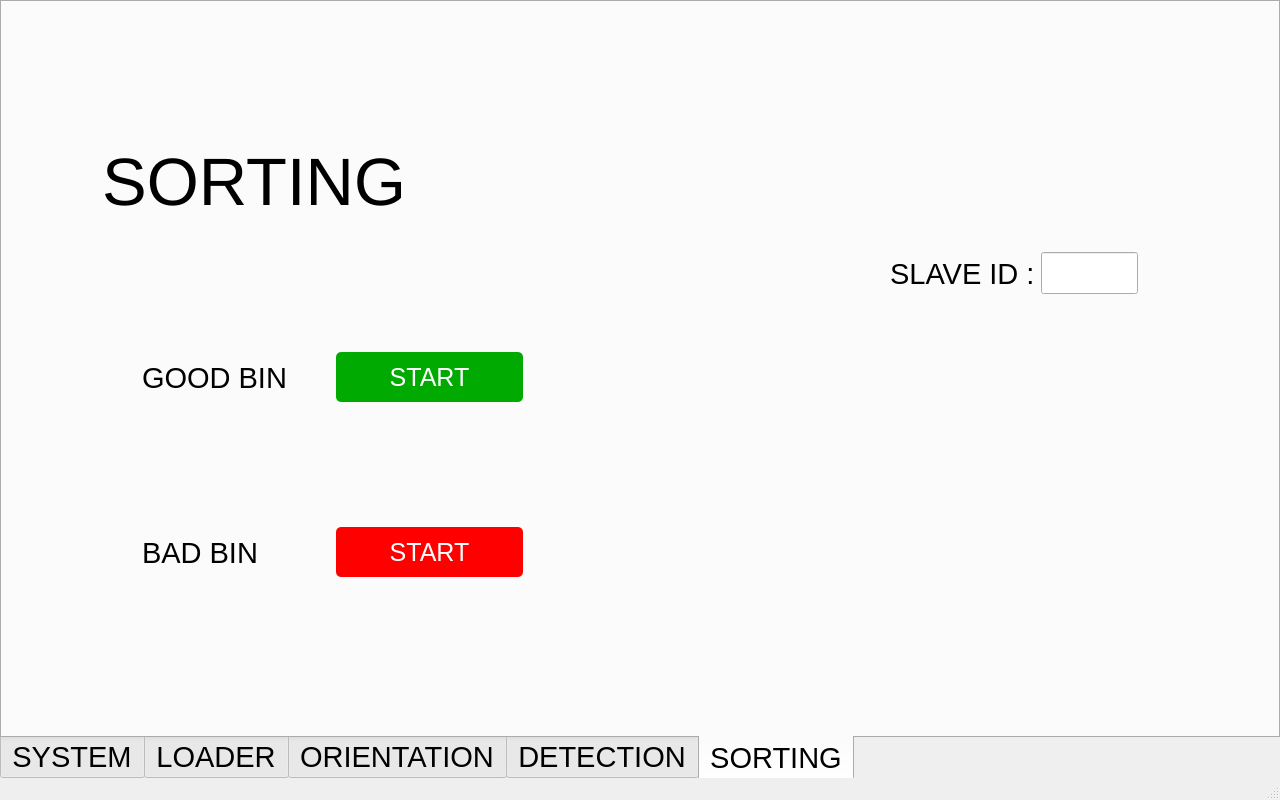
<?xml version="1.0" encoding="UTF-8"?>
<ui version="4.0">
 <class>MainWindow</class>
 <widget class="QMainWindow" name="MainWindow">
  <property name="geometry">
   <rect>
    <x>0</x>
    <y>0</y>
    <width>1280</width>
    <height>800</height>
   </rect>
  </property>
  <property name="minimumSize">
   <size>
    <width>1280</width>
    <height>800</height>
   </size>
  </property>
  <property name="maximumSize">
   <size>
    <width>1280</width>
    <height>800</height>
   </size>
  </property>
  <property name="windowTitle">
   <string>MainWindow</string>
  </property>
  <widget class="QWidget" name="centralwidget">
   <property name="maximumSize">
    <size>
     <width>1280</width>
     <height>800</height>
    </size>
   </property>
   <widget class="QTabWidget" name="tabWidget">
    <property name="geometry">
     <rect>
      <x>0</x>
      <y>0</y>
      <width>1280</width>
      <height>781</height>
     </rect>
    </property>
    <property name="sizePolicy">
     <sizepolicy hsizetype="Preferred" vsizetype="Preferred">
      <horstretch>0</horstretch>
      <verstretch>0</verstretch>
     </sizepolicy>
    </property>
    <property name="minimumSize">
     <size>
      <width>1280</width>
      <height>781</height>
     </size>
    </property>
    <property name="maximumSize">
     <size>
      <width>1280</width>
      <height>781</height>
     </size>
    </property>
    <property name="font">
     <font>
      <pointsize>22</pointsize>
     </font>
    </property>
    <property name="focusPolicy">
     <enum>Qt::TabFocus</enum>
    </property>
    <property name="layoutDirection">
     <enum>Qt::LeftToRight</enum>
    </property>
    <property name="tabPosition">
     <enum>QTabWidget::South</enum>
    </property>
    <property name="tabShape">
     <enum>QTabWidget::Rounded</enum>
    </property>
    <property name="currentIndex">
     <number>4</number>
    </property>
    <property name="usesScrollButtons">
     <bool>false</bool>
    </property>
    <widget class="QWidget" name="system">
     <attribute name="title">
      <string>SYSTEM</string>
     </attribute>
     <widget class="QLabel" name="logo">
      <property name="geometry">
       <rect>
        <x>20</x>
        <y>20</y>
        <width>270</width>
        <height>80</height>
       </rect>
      </property>
      <property name="minimumSize">
       <size>
        <width>270</width>
        <height>80</height>
       </size>
      </property>
      <property name="maximumSize">
       <size>
        <width>270</width>
        <height>80</height>
       </size>
      </property>
      <property name="text">
       <string/>
      </property>
      <property name="pixmap">
       <pixmap>calyxtract.jpeg</pixmap>
      </property>
      <property name="scaledContents">
       <bool>true</bool>
      </property>
     </widget>
     <widget class="QLabel" name="system">
      <property name="enabled">
       <bool>true</bool>
      </property>
      <property name="geometry">
       <rect>
        <x>100</x>
        <y>150</y>
        <width>250</width>
        <height>60</height>
       </rect>
      </property>
      <property name="font">
       <font>
        <pointsize>50</pointsize>
        <weight>50</weight>
        <bold>false</bold>
       </font>
      </property>
      <property name="text">
       <string>SYSTEM</string>
      </property>
      <property name="alignment">
       <set>Qt::AlignCenter</set>
      </property>
     </widget>
     <widget class="QWidget" name="layoutWidget">
      <property name="geometry">
       <rect>
        <x>160</x>
        <y>340</y>
        <width>451</width>
        <height>91</height>
       </rect>
      </property>
      <layout class="QHBoxLayout" name="horizontalLayout_7">
       <item>
        <widget class="QLabel" name="systemStart">
         <property name="text">
          <string>SYSTEM START</string>
         </property>
        </widget>
       </item>
       <item>
        <widget class="QPushButton" name="start">
         <property name="sizePolicy">
          <sizepolicy hsizetype="Preferred" vsizetype="Preferred">
           <horstretch>0</horstretch>
           <verstretch>0</verstretch>
          </sizepolicy>
         </property>
         <property name="maximumSize">
          <size>
           <width>200</width>
           <height>50</height>
          </size>
         </property>
         <property name="font">
          <font>
           <pointsize>19</pointsize>
          </font>
         </property>
         <property name="styleSheet">
          <string notr="true">background:rgb(0, 170, 0);color:rgb(255, 255, 255);border-radius:5px;</string>
         </property>
         <property name="text">
          <string>Start</string>
         </property>
         <property name="checkable">
          <bool>false</bool>
         </property>
         <property name="checked">
          <bool>false</bool>
         </property>
        </widget>
       </item>
      </layout>
     </widget>
     <widget class="QWidget" name="layoutWidget">
      <property name="geometry">
       <rect>
        <x>160</x>
        <y>500</y>
        <width>451</width>
        <height>101</height>
       </rect>
      </property>
      <layout class="QHBoxLayout" name="horizontalLayout_8">
       <item>
        <widget class="QLabel" name="systemStop">
         <property name="text">
          <string>SYSTEM STOP</string>
         </property>
        </widget>
       </item>
       <item>
        <widget class="QPushButton" name="stop">
         <property name="sizePolicy">
          <sizepolicy hsizetype="Preferred" vsizetype="Preferred">
           <horstretch>0</horstretch>
           <verstretch>0</verstretch>
          </sizepolicy>
         </property>
         <property name="maximumSize">
          <size>
           <width>200</width>
           <height>50</height>
          </size>
         </property>
         <property name="font">
          <font>
           <pointsize>19</pointsize>
           <weight>50</weight>
           <bold>false</bold>
          </font>
         </property>
         <property name="styleSheet">
          <string notr="true">background:rgb(255, 0, 0);color:rgb(255, 255, 255);border-radius:5px;</string>
         </property>
         <property name="text">
          <string>Stop</string>
         </property>
        </widget>
       </item>
      </layout>
     </widget>
     <widget class="QWidget" name="layoutWidget">
      <property name="geometry">
       <rect>
        <x>840</x>
        <y>280</y>
        <width>326</width>
        <height>43</height>
       </rect>
      </property>
      <layout class="QHBoxLayout" name="horizontalLayout">
       <item>
        <widget class="QLabel" name="converyor">
         <property name="text">
          <string>CONVEYOR SPEED :</string>
         </property>
        </widget>
       </item>
       <item>
        <widget class="QLineEdit" name="coveryorSpeed_input">
         <property name="enabled">
          <bool>true</bool>
         </property>
         <property name="sizePolicy">
          <sizepolicy hsizetype="Preferred" vsizetype="Preferred">
           <horstretch>0</horstretch>
           <verstretch>0</verstretch>
          </sizepolicy>
         </property>
         <property name="maximumSize">
          <size>
           <width>60</width>
           <height>60</height>
          </size>
         </property>
        </widget>
       </item>
      </layout>
     </widget>
    </widget>
    <widget class="QWidget" name="loader">
     <attribute name="title">
      <string>LOADER</string>
     </attribute>
     <widget class="QLabel" name="logo_2">
      <property name="geometry">
       <rect>
        <x>20</x>
        <y>20</y>
        <width>270</width>
        <height>80</height>
       </rect>
      </property>
      <property name="minimumSize">
       <size>
        <width>270</width>
        <height>80</height>
       </size>
      </property>
      <property name="maximumSize">
       <size>
        <width>270</width>
        <height>80</height>
       </size>
      </property>
      <property name="text">
       <string/>
      </property>
      <property name="pixmap">
       <pixmap>calyxtract.jpeg</pixmap>
      </property>
      <property name="scaledContents">
       <bool>true</bool>
      </property>
     </widget>
     <widget class="QPushButton" name="submit">
      <property name="geometry">
       <rect>
        <x>830</x>
        <y>530</y>
        <width>200</width>
        <height>50</height>
       </rect>
      </property>
      <property name="minimumSize">
       <size>
        <width>200</width>
        <height>50</height>
       </size>
      </property>
      <property name="maximumSize">
       <size>
        <width>200</width>
        <height>50</height>
       </size>
      </property>
      <property name="font">
       <font>
        <pointsize>16</pointsize>
       </font>
      </property>
      <property name="styleSheet">
       <string notr="true">background:rgb(0, 170, 0);color:rgb(255, 255, 255);border-radius:6px;</string>
      </property>
      <property name="text">
       <string>Submit</string>
      </property>
     </widget>
     <widget class="QWidget" name="layoutWidget_4">
      <property name="geometry">
       <rect>
        <x>690</x>
        <y>280</y>
        <width>481</width>
        <height>151</height>
       </rect>
      </property>
      <layout class="QVBoxLayout" name="verticalLayout_5">
       <item>
        <layout class="QHBoxLayout" name="horizontalLayout_5">
         <item>
          <widget class="QLabel" name="duration">
           <property name="font">
            <font>
             <pointsize>19</pointsize>
            </font>
           </property>
           <property name="text">
            <string>Duration</string>
           </property>
           <property name="alignment">
            <set>Qt::AlignCenter</set>
           </property>
          </widget>
         </item>
         <item>
          <widget class="QLabel" name="iteration">
           <property name="font">
            <font>
             <pointsize>19</pointsize>
            </font>
           </property>
           <property name="text">
            <string>Iteration</string>
           </property>
           <property name="alignment">
            <set>Qt::AlignCenter</set>
           </property>
          </widget>
         </item>
        </layout>
       </item>
       <item>
        <layout class="QHBoxLayout" name="horizontalLayout_6">
         <property name="spacing">
          <number>20</number>
         </property>
         <item>
          <widget class="QLineEdit" name="input_Duration">
           <property name="font">
            <font>
             <pointsize>19</pointsize>
            </font>
           </property>
          </widget>
         </item>
         <item>
          <widget class="QLineEdit" name="input_Iteration">
           <property name="font">
            <font>
             <pointsize>19</pointsize>
            </font>
           </property>
          </widget>
         </item>
        </layout>
       </item>
      </layout>
     </widget>
     <widget class="QWidget" name="layoutWidget_5">
      <property name="geometry">
       <rect>
        <x>100</x>
        <y>280</y>
        <width>171</width>
        <height>251</height>
       </rect>
      </property>
      <layout class="QVBoxLayout" name="verticalLayout_6">
       <item>
        <widget class="QCheckBox" name="device1">
         <property name="font">
          <font>
           <pointsize>19</pointsize>
          </font>
         </property>
         <property name="text">
          <string>Device 1</string>
         </property>
        </widget>
       </item>
       <item>
        <widget class="QCheckBox" name="device2">
         <property name="font">
          <font>
           <pointsize>19</pointsize>
          </font>
         </property>
         <property name="text">
          <string>Device 2</string>
         </property>
        </widget>
       </item>
       <item>
        <widget class="QCheckBox" name="device3">
         <property name="font">
          <font>
           <pointsize>19</pointsize>
          </font>
         </property>
         <property name="text">
          <string>Device 3</string>
         </property>
        </widget>
       </item>
      </layout>
     </widget>
     <widget class="QLabel" name="label_18">
      <property name="geometry">
       <rect>
        <x>100</x>
        <y>150</y>
        <width>251</width>
        <height>60</height>
       </rect>
      </property>
      <property name="font">
       <font>
        <pointsize>50</pointsize>
       </font>
      </property>
      <property name="text">
       <string>LOADER</string>
      </property>
     </widget>
    </widget>
    <widget class="QWidget" name="orentation">
     <attribute name="title">
      <string>ORIENTATION</string>
     </attribute>
     <widget class="QLabel" name="logo_3">
      <property name="geometry">
       <rect>
        <x>20</x>
        <y>20</y>
        <width>270</width>
        <height>80</height>
       </rect>
      </property>
      <property name="sizePolicy">
       <sizepolicy hsizetype="Preferred" vsizetype="Preferred">
        <horstretch>0</horstretch>
        <verstretch>0</verstretch>
       </sizepolicy>
      </property>
      <property name="maximumSize">
       <size>
        <width>270</width>
        <height>80</height>
       </size>
      </property>
      <property name="text">
       <string/>
      </property>
      <property name="pixmap">
       <pixmap>calyxtract.jpeg</pixmap>
      </property>
      <property name="scaledContents">
       <bool>true</bool>
      </property>
     </widget>
     <widget class="QLabel" name="orientation">
      <property name="geometry">
       <rect>
        <x>100</x>
        <y>150</y>
        <width>461</width>
        <height>60</height>
       </rect>
      </property>
      <property name="font">
       <font>
        <pointsize>50</pointsize>
       </font>
      </property>
      <property name="text">
       <string>ORIENTATION</string>
      </property>
     </widget>
     <widget class="QWidget" name="layoutWidget">
      <property name="geometry">
       <rect>
        <x>910</x>
        <y>210</y>
        <width>247</width>
        <height>42</height>
       </rect>
      </property>
      <layout class="QHBoxLayout" name="horizontalLayout_9">
       <item>
        <widget class="QLabel" name="orentationSlaveID">
         <property name="maximumSize">
          <size>
           <width>150</width>
           <height>16777215</height>
          </size>
         </property>
         <property name="text">
          <string>SLAVE ID :</string>
         </property>
        </widget>
       </item>
       <item>
        <widget class="QLineEdit" name="orentationSlaveID_input">
         <property name="sizePolicy">
          <sizepolicy hsizetype="Preferred" vsizetype="Preferred">
           <horstretch>20</horstretch>
           <verstretch>20</verstretch>
          </sizepolicy>
         </property>
         <property name="maximumSize">
          <size>
           <width>100</width>
           <height>40</height>
          </size>
         </property>
        </widget>
       </item>
      </layout>
     </widget>
     <widget class="QWidget" name="layoutWidget">
      <property name="geometry">
       <rect>
        <x>50</x>
        <y>260</y>
        <width>1111</width>
        <height>421</height>
       </rect>
      </property>
      <layout class="QVBoxLayout" name="verticalLayout_2">
       <item>
        <layout class="QHBoxLayout" name="horizontalLayout_2">
         <item>
          <widget class="QLabel" name="podStatus">
           <property name="maximumSize">
            <size>
             <width>300</width>
             <height>50</height>
            </size>
           </property>
           <property name="text">
            <string>POD STATUS</string>
           </property>
          </widget>
         </item>
         <item>
          <widget class="QPushButton" name="acceptButton">
           <property name="sizePolicy">
            <sizepolicy hsizetype="Preferred" vsizetype="Preferred">
             <horstretch>0</horstretch>
             <verstretch>0</verstretch>
            </sizepolicy>
           </property>
           <property name="maximumSize">
            <size>
             <width>200</width>
             <height>50</height>
            </size>
           </property>
           <property name="font">
            <font>
             <pointsize>19</pointsize>
            </font>
           </property>
           <property name="styleSheet">
            <string notr="true">background:rgb(0, 170, 0);color:rgb(255, 255, 255);border-radius:5px;</string>
           </property>
           <property name="text">
            <string>ACCEPT </string>
           </property>
          </widget>
         </item>
         <item>
          <widget class="QPushButton" name="rejectButton">
           <property name="sizePolicy">
            <sizepolicy hsizetype="Preferred" vsizetype="Preferred">
             <horstretch>0</horstretch>
             <verstretch>0</verstretch>
            </sizepolicy>
           </property>
           <property name="maximumSize">
            <size>
             <width>200</width>
             <height>50</height>
            </size>
           </property>
           <property name="font">
            <font>
             <pointsize>19</pointsize>
            </font>
           </property>
           <property name="styleSheet">
            <string notr="true">background:rgb(0, 170, 0);color:rgb(255, 255, 255);border-radius:5px;</string>
           </property>
           <property name="text">
            <string>REJECT</string>
           </property>
          </widget>
         </item>
        </layout>
       </item>
       <item>
        <layout class="QHBoxLayout" name="horizontalLayout_3">
         <item>
          <widget class="QLabel" name="RotationStatus">
           <property name="maximumSize">
            <size>
             <width>300</width>
             <height>50</height>
            </size>
           </property>
           <property name="text">
            <string>ROTATION STATUS</string>
           </property>
          </widget>
         </item>
         <item>
          <widget class="QPushButton" name="cwButton">
           <property name="sizePolicy">
            <sizepolicy hsizetype="Preferred" vsizetype="Preferred">
             <horstretch>0</horstretch>
             <verstretch>0</verstretch>
            </sizepolicy>
           </property>
           <property name="maximumSize">
            <size>
             <width>200</width>
             <height>50</height>
            </size>
           </property>
           <property name="font">
            <font>
             <pointsize>19</pointsize>
            </font>
           </property>
           <property name="styleSheet">
            <string notr="true">background:rgb(0, 170, 0);color:rgb(255, 255, 255);border-radius:5px;</string>
           </property>
           <property name="text">
            <string>CW</string>
           </property>
          </widget>
         </item>
         <item>
          <widget class="QPushButton" name="ccwButton">
           <property name="sizePolicy">
            <sizepolicy hsizetype="Preferred" vsizetype="Preferred">
             <horstretch>0</horstretch>
             <verstretch>0</verstretch>
            </sizepolicy>
           </property>
           <property name="maximumSize">
            <size>
             <width>200</width>
             <height>50</height>
            </size>
           </property>
           <property name="font">
            <font>
             <pointsize>19</pointsize>
            </font>
           </property>
           <property name="styleSheet">
            <string notr="true">background:rgb(0, 170, 0);color:rgb(255, 255, 255);border-radius:5px;</string>
           </property>
           <property name="text">
            <string>CCW</string>
           </property>
          </widget>
         </item>
        </layout>
       </item>
       <item>
        <layout class="QHBoxLayout" name="horizontalLayout_4">
         <item>
          <spacer name="horizontalSpacer">
           <property name="orientation">
            <enum>Qt::Horizontal</enum>
           </property>
           <property name="sizeType">
            <enum>QSizePolicy::Maximum</enum>
           </property>
           <property name="sizeHint" stdset="0">
            <size>
             <width>70</width>
             <height>20</height>
            </size>
           </property>
          </spacer>
         </item>
         <item>
          <widget class="QLabel" name="channelSelection">
           <property name="maximumSize">
            <size>
             <width>300</width>
             <height>50</height>
            </size>
           </property>
           <property name="text">
            <string>CHANNEL SELECTION</string>
           </property>
          </widget>
         </item>
         <item>
          <widget class="QPushButton" name="button_1">
           <property name="sizePolicy">
            <sizepolicy hsizetype="Preferred" vsizetype="Preferred">
             <horstretch>0</horstretch>
             <verstretch>0</verstretch>
            </sizepolicy>
           </property>
           <property name="maximumSize">
            <size>
             <width>200</width>
             <height>50</height>
            </size>
           </property>
           <property name="font">
            <font>
             <pointsize>19</pointsize>
            </font>
           </property>
           <property name="styleSheet">
            <string notr="true">background:rgb(0, 170, 0);color:rgb(255, 255, 255);border-radius:5px;</string>
           </property>
           <property name="text">
            <string>1</string>
           </property>
          </widget>
         </item>
         <item>
          <widget class="QPushButton" name="button_2">
           <property name="sizePolicy">
            <sizepolicy hsizetype="Preferred" vsizetype="Preferred">
             <horstretch>0</horstretch>
             <verstretch>0</verstretch>
            </sizepolicy>
           </property>
           <property name="maximumSize">
            <size>
             <width>200</width>
             <height>50</height>
            </size>
           </property>
           <property name="font">
            <font>
             <pointsize>19</pointsize>
            </font>
           </property>
           <property name="styleSheet">
            <string notr="true">background:rgb(0, 170, 0);color:rgb(255, 255, 255);border-radius:5px;</string>
           </property>
           <property name="text">
            <string>2</string>
           </property>
          </widget>
         </item>
         <item>
          <widget class="QPushButton" name="button_3">
           <property name="sizePolicy">
            <sizepolicy hsizetype="Preferred" vsizetype="Preferred">
             <horstretch>0</horstretch>
             <verstretch>0</verstretch>
            </sizepolicy>
           </property>
           <property name="maximumSize">
            <size>
             <width>200</width>
             <height>50</height>
            </size>
           </property>
           <property name="font">
            <font>
             <pointsize>19</pointsize>
            </font>
           </property>
           <property name="styleSheet">
            <string notr="true">background:rgb(0, 170, 0);color:rgb(255, 255, 255);border-radius:5px;</string>
           </property>
           <property name="text">
            <string>3</string>
           </property>
          </widget>
         </item>
        </layout>
       </item>
      </layout>
     </widget>
    </widget>
    <widget class="QWidget" name="detection">
     <attribute name="title">
      <string>DETECTION</string>
     </attribute>
     <widget class="QLabel" name="logo_4">
      <property name="geometry">
       <rect>
        <x>20</x>
        <y>20</y>
        <width>270</width>
        <height>80</height>
       </rect>
      </property>
      <property name="minimumSize">
       <size>
        <width>270</width>
        <height>80</height>
       </size>
      </property>
      <property name="maximumSize">
       <size>
        <width>270</width>
        <height>80</height>
       </size>
      </property>
      <property name="text">
       <string/>
      </property>
      <property name="pixmap">
       <pixmap>calyxtract.jpeg</pixmap>
      </property>
      <property name="scaledContents">
       <bool>true</bool>
      </property>
     </widget>
     <widget class="QLabel" name="detection_2">
      <property name="geometry">
       <rect>
        <x>100</x>
        <y>150</y>
        <width>356</width>
        <height>60</height>
       </rect>
      </property>
      <property name="font">
       <font>
        <pointsize>50</pointsize>
       </font>
      </property>
      <property name="text">
       <string>DETECTION</string>
      </property>
     </widget>
     <widget class="QLabel" name="image">
      <property name="geometry">
       <rect>
        <x>60</x>
        <y>330</y>
        <width>711</width>
        <height>361</height>
       </rect>
      </property>
      <property name="text">
       <string/>
      </property>
     </widget>
     <widget class="QWidget" name="layoutWidget">
      <property name="geometry">
       <rect>
        <x>190</x>
        <y>240</y>
        <width>491</width>
        <height>61</height>
       </rect>
      </property>
      <layout class="QHBoxLayout" name="horizontalLayout_10">
       <item>
        <widget class="QLabel" name="imageDetection">
         <property name="text">
          <string>IMAGE DETECTION</string>
         </property>
        </widget>
       </item>
       <item>
        <widget class="QPushButton" name="viewImage">
         <property name="maximumSize">
          <size>
           <width>200</width>
           <height>50</height>
          </size>
         </property>
         <property name="font">
          <font>
           <pointsize>19</pointsize>
          </font>
         </property>
         <property name="styleSheet">
          <string notr="true">background:rgb(0, 170, 0);color:rgb(255, 255, 255);border-radius:5px;</string>
         </property>
         <property name="text">
          <string>VIEW IMAGE</string>
         </property>
        </widget>
       </item>
      </layout>
     </widget>
     <widget class="QWidget" name="layoutWidget">
      <property name="geometry">
       <rect>
        <x>930</x>
        <y>420</y>
        <width>201</width>
        <height>121</height>
       </rect>
      </property>
      <layout class="QVBoxLayout" name="verticalLayout_4">
       <item>
        <widget class="QLabel" name="cuttingTest">
         <property name="text">
          <string>CUTTING TEST</string>
         </property>
        </widget>
       </item>
       <item>
        <widget class="QPushButton" name="bladeONButton">
         <property name="maximumSize">
          <size>
           <width>200</width>
           <height>50</height>
          </size>
         </property>
         <property name="styleSheet">
          <string notr="true">background:rgb(255, 0, 0);color:rgb(255, 255, 255);border-radius:5px;</string>
         </property>
         <property name="text">
          <string>BLADE ON</string>
         </property>
        </widget>
       </item>
      </layout>
     </widget>
     <widget class="QWidget" name="layoutWidget">
      <property name="geometry">
       <rect>
        <x>900</x>
        <y>250</y>
        <width>247</width>
        <height>43</height>
       </rect>
      </property>
      <layout class="QHBoxLayout" name="horizontalLayout_11">
       <item>
        <widget class="QLabel" name="detectionSlaveID">
         <property name="maximumSize">
          <size>
           <width>150</width>
           <height>16777215</height>
          </size>
         </property>
         <property name="text">
          <string>SLAVE ID :</string>
         </property>
        </widget>
       </item>
       <item>
        <widget class="QLineEdit" name="detectionSlaveID_input">
         <property name="maximumSize">
          <size>
           <width>100</width>
           <height>16777215</height>
          </size>
         </property>
        </widget>
       </item>
      </layout>
     </widget>
    </widget>
    <widget class="QWidget" name="sorting_2">
     <attribute name="title">
      <string>SORTING</string>
     </attribute>
     <widget class="QLabel" name="logo_5">
      <property name="geometry">
       <rect>
        <x>20</x>
        <y>20</y>
        <width>270</width>
        <height>80</height>
       </rect>
      </property>
      <property name="minimumSize">
       <size>
        <width>270</width>
        <height>80</height>
       </size>
      </property>
      <property name="maximumSize">
       <size>
        <width>270</width>
        <height>80</height>
       </size>
      </property>
      <property name="text">
       <string/>
      </property>
      <property name="pixmap">
       <pixmap>calyxtract.jpeg</pixmap>
      </property>
      <property name="scaledContents">
       <bool>true</bool>
      </property>
     </widget>
     <widget class="QLabel" name="sorting">
      <property name="geometry">
       <rect>
        <x>100</x>
        <y>150</y>
        <width>301</width>
        <height>60</height>
       </rect>
      </property>
      <property name="font">
       <font>
        <pointsize>50</pointsize>
       </font>
      </property>
      <property name="text">
       <string>SORTING</string>
      </property>
     </widget>
     <widget class="QWidget" name="layoutWidget">
      <property name="geometry">
       <rect>
        <x>880</x>
        <y>250</y>
        <width>256</width>
        <height>43</height>
       </rect>
      </property>
      <layout class="QHBoxLayout" name="horizontalLayout_12">
       <item>
        <widget class="QLabel" name="sortingSlaveID">
         <property name="text">
          <string> SLAVE ID :</string>
         </property>
        </widget>
       </item>
       <item>
        <widget class="QLineEdit" name="SortingSlaveID_input">
         <property name="maximumSize">
          <size>
           <width>100</width>
           <height>16777215</height>
          </size>
         </property>
        </widget>
       </item>
      </layout>
     </widget>
     <widget class="QWidget" name="layoutWidget">
      <property name="geometry">
       <rect>
        <x>140</x>
        <y>340</y>
        <width>381</width>
        <height>71</height>
       </rect>
      </property>
      <layout class="QHBoxLayout" name="horizontalLayout_13">
       <item>
        <widget class="QLabel" name="goodBin">
         <property name="text">
          <string>GOOD BIN</string>
         </property>
        </widget>
       </item>
       <item>
        <widget class="QPushButton" name="goodBinStartButton">
         <property name="maximumSize">
          <size>
           <width>200</width>
           <height>50</height>
          </size>
         </property>
         <property name="font">
          <font>
           <pointsize>19</pointsize>
          </font>
         </property>
         <property name="styleSheet">
          <string notr="true">background:rgb(0, 170, 0);color:rgb(255, 255, 255);border-radius:5px;</string>
         </property>
         <property name="text">
          <string>START</string>
         </property>
        </widget>
       </item>
      </layout>
     </widget>
     <widget class="QWidget" name="layoutWidget">
      <property name="geometry">
       <rect>
        <x>140</x>
        <y>520</y>
        <width>381</width>
        <height>61</height>
       </rect>
      </property>
      <layout class="QHBoxLayout" name="horizontalLayout_14">
       <item>
        <widget class="QLabel" name="badBin">
         <property name="text">
          <string>BAD BIN</string>
         </property>
        </widget>
       </item>
       <item>
        <widget class="QPushButton" name="badBinStartButton">
         <property name="maximumSize">
          <size>
           <width>200</width>
           <height>50</height>
          </size>
         </property>
         <property name="font">
          <font>
           <pointsize>19</pointsize>
          </font>
         </property>
         <property name="styleSheet">
          <string notr="true">background:rgb(255, 0, 0);color:rgb(255, 255, 255);border-radius:5px;</string>
         </property>
         <property name="text">
          <string>START</string>
         </property>
        </widget>
       </item>
      </layout>
     </widget>
    </widget>
   </widget>
  </widget>
  <widget class="QStatusBar" name="statusbar"/>
 </widget>
 <resources/>
 <connections/>
</ui>
